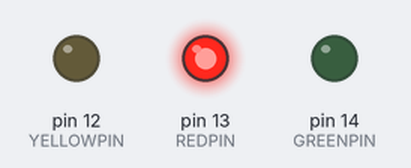
Simulated run of this sketch. Board: Arduino Uno, built with avr-gcc and run on an emulated ATmega328P. Parts: output pins drawn as LEDs (lit = HIGH).

Above: at 0.2 s.
At 1.2 s:
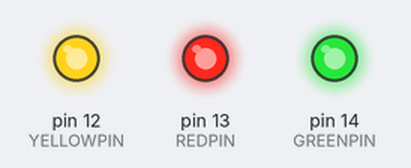
At 3.7 s:
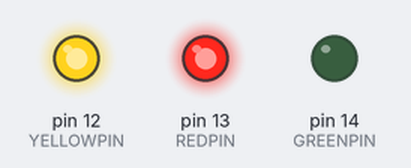
At 5.7 s:
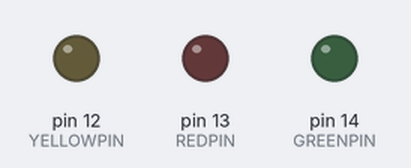
Timing chart, 0 to 6.9 s (numbered marks = the images above):
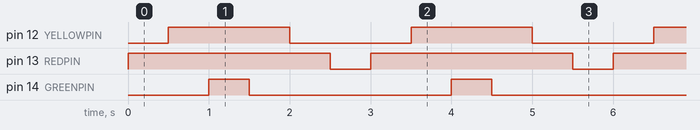

Measured:
- by itself, pin 12 (YELLOWPIN): alternates HIGH for 1.5 s and LOW for 1.5 s
- by itself, pin 13 (REDPIN): alternates HIGH for 2.5 s and LOW for 0.50 s
- by itself, pin 14 (GREENPIN): alternates HIGH for 0.50 s and LOW for 2.5 s

The sketch:

pro-243.ino
```cpp
#define REDPIN 13
#define YELLOWPIN 12
#define GREENPIN 14

void setup() {
  pinMode(REDPIN,OUTPUT);
  pinMode(YELLOWPIN,OUTPUT);
  pinMode(GREENPIN,OUTPUT);
  digitalWrite(REDPIN,LOW);
  digitalWrite(YELLOWPIN,LOW);
  digitalWrite(GREENPIN,LOW);
}

void loop() {
  digitalWrite(REDPIN,HIGH);
  delay(500);
  digitalWrite(YELLOWPIN,HIGH);
  delay(500);
  digitalWrite(GREENPIN,HIGH);
  delay(500);
  digitalWrite(GREENPIN,LOW);
  delay(500);
  digitalWrite(YELLOWPIN,LOW);
  delay(500);
  digitalWrite(REDPIN,LOW);
  delay(500);
}
```
